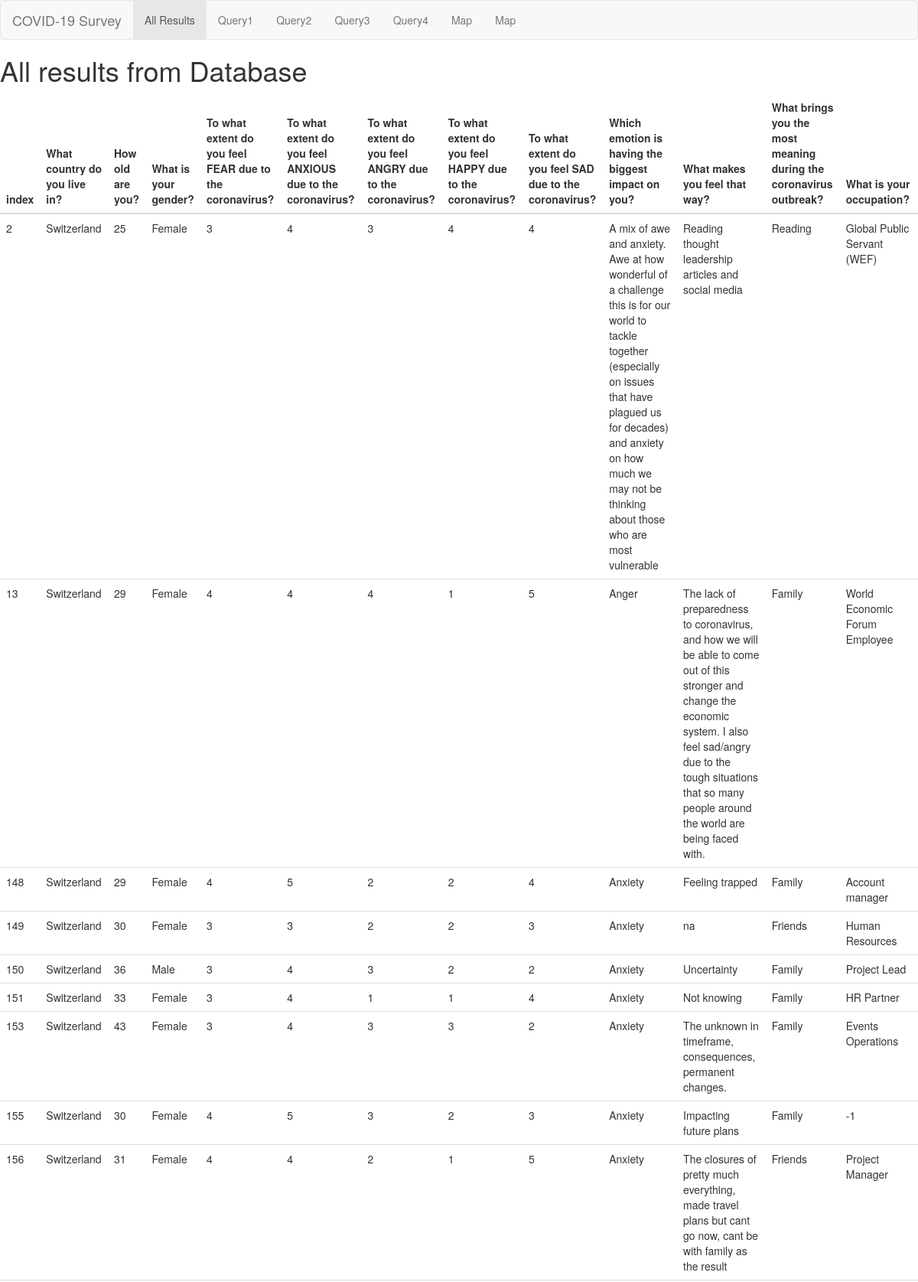
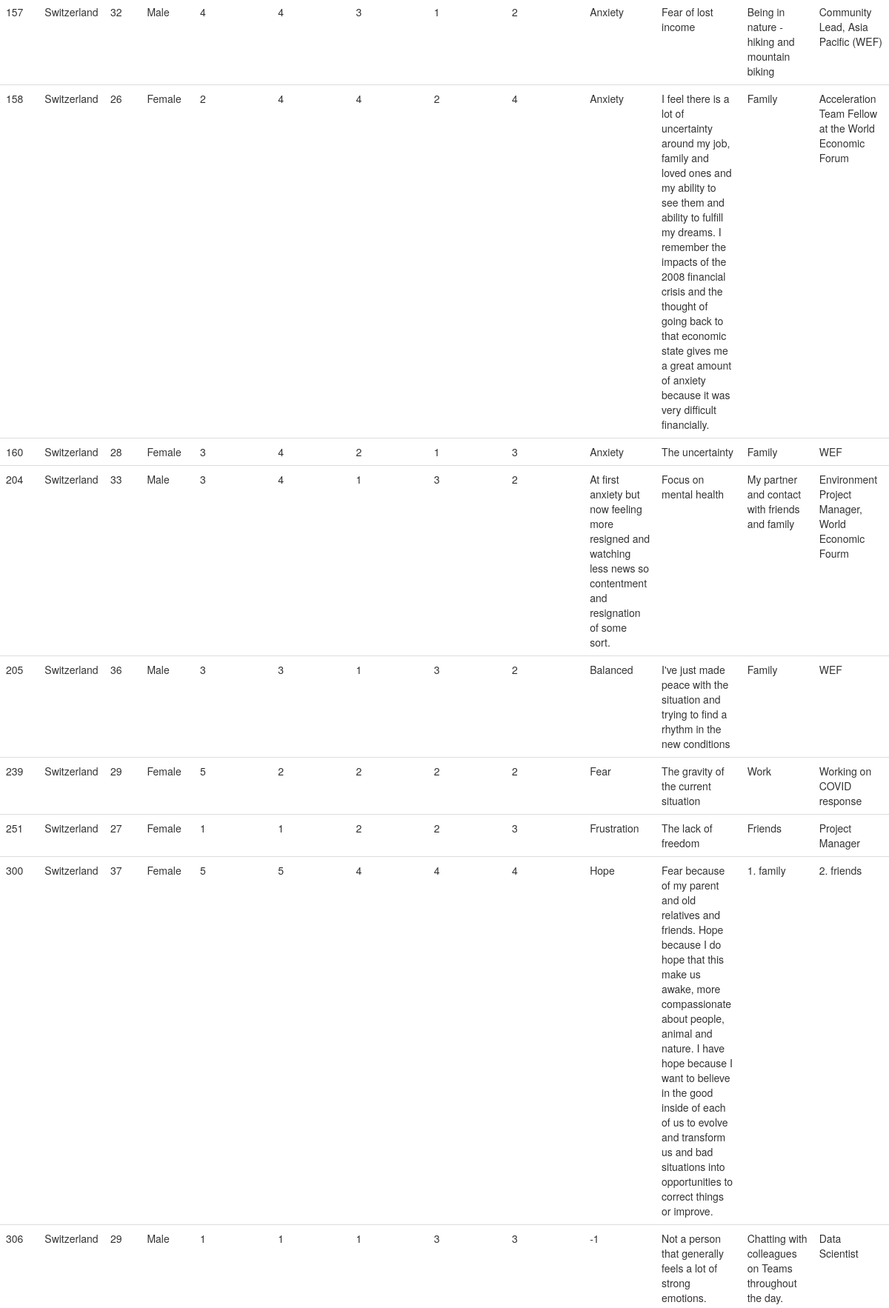
The page /results/Switzerland (upper part) on the database its author committed (2 pictures, top to bottom).
### main.py (models this page shows, shortened)
class Survey(db.Model):
    __tablename__ = 'data-survey'
    index = db.Column(db.Integer, primary_key=True)
    country = db.Column(db.Text())
    age = db.Column(db.Integer)
    gender = db.Column(db.Text())
    fearFactor = db.Column(db.Integer)
    anxiousFactor = db.Column(db.Integer)
    angerFactor = db.Column(db.Integer)
    happyFactor = db.Column(db.Integer)
    sadFactor = db.Column(db.Integer)
    emotionFactor = db.Column(db.Text())
    whyFactor = db.Column(db.Text())
    meaningFactor = db.Column(db.Text())
    job = db.Column(db.Text())
    def __iter__(self):
        return iter(
            [self.index, self.country, self.age, self.gender, self.fearFactor, self.anxiousFactor, self.angerFactor,
             self.happyFactor, self.sadFactor, self.emotionFactor, self.whyFactor, self.meaningFactor, self.job])

### main.py (the view)
@app.route('/results/<country>')
def results(country=''):
    temp_query = db.session.query(Survey).filter(Survey.country == country).all()
    return render_template("results.html", column_html=column_names, data_html=temp_query)

### templates/results.html (shortened to what this page needs)
<!DOCTYPE html>
<html>
<head>
	<link rel="stylesheet" href="https://maxcdn.bootstrapcdn.com/bootstrap/3.4.0/css/bootstrap.min.css">
</head>
<body>
<nav class="navbar navbar-default">
  <div class="container-fluid">
    <div class="navbar-header">
      <a class="navbar-brand" href="index.html">COVID-19 Survey</a>
    </div>
    <ul class="nav navbar-nav">
      <li class="active"><a href="{{url_for('index')}}">All Results</a></li>
      <li><a href="{{url_for('group1')}}">Query1</a></li>
      <li><a href="{{url_for('group2')}}">Query2</a></li>
      <li><a href="{{url_for('group3')}}">Query3</a></li>
      <li><a href="{{url_for('group4')}}">Query4</a></li>
      <li><a href="{{ url_for('d3_map')}}">Map</a></li>
        <li><a href="{{ url_for('ontology')}}">Map</a></li>
    </ul>
  </div>
</nav>
	<h1>All results from Database</h1>
	<table class="table">
		<thead>
		  <tr>
			{% for item in column_html %}
				<th>{{item}}</th>
			{% endfor %}
		  </tr>
		</thead>
		<tbody>
		  {% for row in data_html %}
			   <tr>
				{% for data in row %}
					<td>{{ data }}</td>
				{% endfor %}
			   </tr>
		   {% endfor %}
		</tbody>
	  </table>
</body>
</html>

### rows shown on the page
Survey: row "2" "25" "3" "4" "3" "4" "4", country "Switzerland", gender "Female", emotionFactor "A mix of awe and anxiety. Awe at how wonderful of a challenge this is for our world to tackle together (especially on issues that have plagued us for decades) and anxiety on how much we may not be thinking about those who are most vulnerable", whyFactor "Reading thought leadership articles and social media", meaningFactor "Reading", job "Global Public Servant (WEF)"
Survey: row "13" "29" "4" "4" "4" "1" "5", country "Switzerland", gender "Female", emotionFactor "Anger", whyFactor "The lack of preparedness to coronavirus, and how we will be able to come out of this stronger and change the economic system. I also feel sad/angry due to the tough situations that so many people around the world are being faced with.", meaningFactor "Family", job "World Economic Forum Employee"
Survey: row "148" "29" "4" "5" "2" "2" "4", country "Switzerland", gender "Female", emotionFactor "Anxiety", whyFactor "Feeling trapped", meaningFactor "Family", job "Account manager"
Survey: row "149" "30" "3" "3" "2" "2" "3", country "Switzerland", gender "Female", emotionFactor "Anxiety", whyFactor "na", meaningFactor "Friends", job "Human Resources"
Survey: row "150" "36" "3" "4" "3" "2" "2", country "Switzerland", gender "Male", emotionFactor "Anxiety", whyFactor "Uncertainty", meaningFactor "Family", job "Project Lead"
Survey: row "151" "33" "3" "4" "1" "1" "4", country "Switzerland", gender "Female", emotionFactor "Anxiety", whyFactor "Not knowing", meaningFactor "Family", job "HR Partner"
Survey: row "153" "43" "3" "4" "3" "3" "2", country "Switzerland", gender "Female", emotionFactor "Anxiety", whyFactor "The unknown in timeframe, consequences, permanent changes.", meaningFactor "Family", job "Events Operations"
Survey: row "155" "30" "4" "5" "3" "2" "3", country "Switzerland", gender "Female", emotionFactor "Anxiety", whyFactor "Impacting future plans", meaningFactor "Family", job "-1"
Survey: row "156" "31" "4" "4" "2" "1" "5", country "Switzerland", gender "Female", emotionFactor "Anxiety", whyFactor "The closures of pretty much everything, made travel plans but cant go now, cant be with family as the result", meaningFactor "Friends", job "Project Manager"
Survey: row "157" "32" "4" "4" "3" "1" "2", country "Switzerland", gender "Male", emotionFactor "Anxiety", whyFactor "Fear of lost income", meaningFactor "Being in nature - hiking and mountain biking", job "Community Lead, Asia Pacific (WEF)"
Survey: row "158" "26" "2" "4" "4" "2" "4", country "Switzerland", gender "Female", emotionFactor "Anxiety", whyFactor "I feel there is a lot of uncertainty around my job, family and loved ones and my ability to see them and ability to fulfill my dreams. I remember the impacts of the 2008 financial crisis and the thought of going back to that economic state gives me a great amount of anxiety because it was very difficult financially.", meaningFactor "Family", job "Acceleration Team Fellow at the World Economic Forum"
Survey: row "160" "28" "3" "4" "2" "1" "3", country "Switzerland", gender "Female", emotionFactor "Anxiety", whyFactor "The uncertainty", meaningFactor "Family", job "WEF"
Survey: row "204" "33" "3" "4" "1" "3" "2", country "Switzerland", gender "Male", emotionFactor "At first anxiety but now feeling more resigned and watching less news so contentment and resignation of some sort.", whyFactor "Focus on mental health", meaningFactor "My partner and contact with friends and family", job "Environment Project Manager, World Economic Fourm"
Survey: row "205" "36" "3" "3" "1" "3" "2", country "Switzerland", gender "Male", emotionFactor "Balanced", whyFactor "I've just made peace with the situation and trying to find a rhythm in the new conditions", meaningFactor "Family", job "WEF"
Survey: row "239" "29" "5" "2" "2" "2" "2", country "Switzerland", gender "Female", emotionFactor "Fear", whyFactor "The gravity of the current situation", meaningFactor "Work", job "Working on COVID response"
Survey: row "251" "27" "1" "1" "2" "2" "3", country "Switzerland", gender "Female", emotionFactor "Frustration", whyFactor "The lack of freedom", meaningFactor "Friends", job "Project Manager"
Survey: index "300", country "Switzerland", row "37" "5" "5" "4" "4" "4", gender "Female", emotionFactor "Hope", whyFactor "Fear because of my parent and old relatives and friends. Hope because I do hope that this make us awake, more compassionate about people, animal and nature. I have hope because I want to believe in the good inside of each of us to evolve and transform us and bad situations into opportunities to correct things or improve.", meaningFactor "1. family", job "2. friends"
Survey: index "306", country "Switzerland", row "29" "1" "1" "1" "3" "3", gender "Male", emotionFactor "-1", whyFactor "Not a person that generally feels a lot of strong emotions.", meaningFactor "Chatting with colleagues on Teams throughout the day.", job "Data Scientist"

### other values the page prints
{{ item }} "index" "What country do you live in?" "How old are you?" "What is your gender?" "To what extent do you feel FEAR due to the coronavirus?" "To what extent do you feel ANXIOUS due to the coronavirus?" "To what extent do you feel ANGRY due to the coronavirus?" "To what extent do you feel HAPPY due to the coronavirus?" "To what extent do you feel SAD due to the coronavirus?" "Which emotion is having the biggest impact on you?" "What makes you feel that way?" "What brings you the most meaning during the coronavirus outbreak?" "What is your occupation?"
